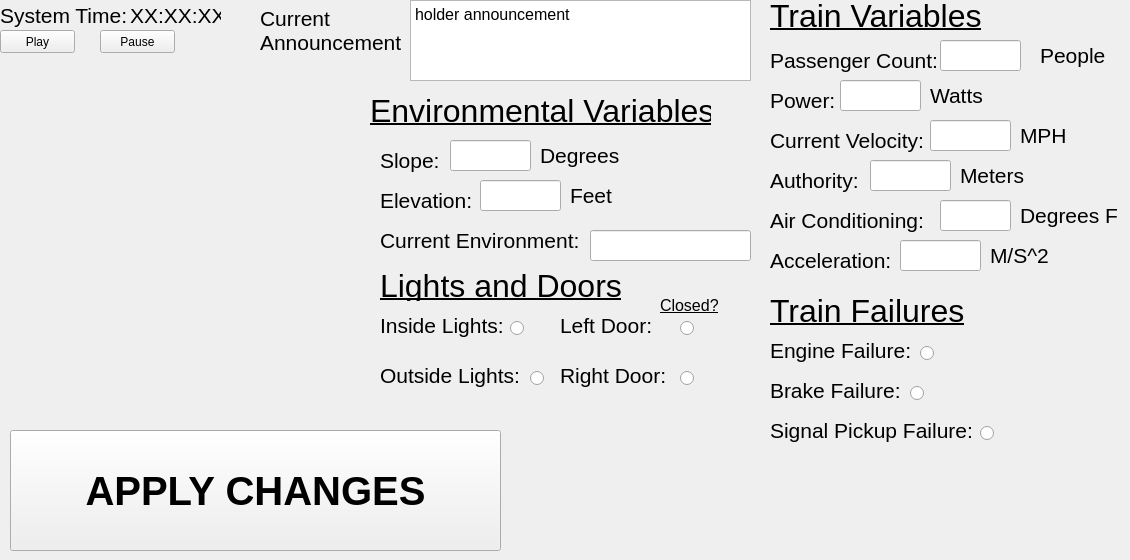
   <widget class="QWidget" name="tab_2">
    <attribute name="title">
     <string>Test Bench</string>
    </attribute>
    <widget class="QPushButton" name="apply_changes_button">
     <property name="geometry">
      <rect>
       <x>10</x>
       <y>430</y>
       <width>491</width>
       <height>121</height>
      </rect>
     </property>
     <property name="font">
      <font>
       <pointsize>30</pointsize>
       <bold>true</bold>
      </font>
     </property>
     <property name="text">
      <string>APPLY CHANGES</string>
     </property>
    </widget>
    <widget class="QLabel" name="time_label_4">
     <property name="geometry">
      <rect>
       <x>0</x>
       <y>0</y>
       <width>131</width>
       <height>31</height>
      </rect>
     </property>
     <property name="font">
      <font>
       <pointsize>16</pointsize>
      </font>
     </property>
     <property name="text">
      <string>System Time: </string>
     </property>
    </widget>
    <widget class="QLabel" name="sys_time_test">
     <property name="geometry">
      <rect>
       <x>130</x>
       <y>0</y>
       <width>91</width>
       <height>31</height>
      </rect>
     </property>
     <property name="font">
      <font>
       <pointsize>16</pointsize>
      </font>
     </property>
     <property name="text">
      <string>XX:XX:XX</string>
     </property>
    </widget>
    <widget class="QPushButton" name="play_button_4">
     <property name="geometry">
      <rect>
       <x>0</x>
       <y>30</y>
       <width>75</width>
       <height>23</height>
      </rect>
     </property>
     <property name="text">
      <string>Play</string>
     </property>
    </widget>
    <widget class="QPushButton" name="pause_button_4">
     <property name="geometry">
      <rect>
       <x>100</x>
       <y>30</y>
       <width>75</width>
       <height>23</height>
      </rect>
     </property>
     <property name="text">
      <string>Pause</string>
     </property>
    </widget>
    <widget class="QLabel" name="announcement_label_4">
     <property name="geometry">
      <rect>
       <x>260</x>
       <y>0</y>
       <width>141</width>
       <height>61</height>
      </rect>
     </property>
     <property name="font">
      <font>
       <pointsize>16</pointsize>
       <bold>false</bold>
      </font>
     </property>
     <property name="text">
      <string>Current 
Announcement</string>
     </property>
    </widget>
    <widget class="QTextBrowser" name="announcement_4">
     <property name="geometry">
      <rect>
       <x>410</x>
       <y>0</y>
       <width>341</width>
       <height>81</height>
      </rect>
     </property>
     <property name="html">
      <string>&lt;!DOCTYPE HTML PUBLIC &quot;-//W3C//DTD HTML 4.0//EN&quot; &quot;http://www.w3.org/TR/REC-html40/strict.dtd&quot;&gt;
&lt;html&gt;&lt;head&gt;&lt;meta name=&quot;qrichtext&quot; content=&quot;1&quot; /&gt;&lt;meta charset=&quot;utf-8&quot; /&gt;&lt;style type=&quot;text/css&quot;&gt;
p, li { white-space: pre-wrap; }
hr { height: 1px; border-width: 0; }
li.unchecked::marker { content: &quot;\2610&quot;; }
li.checked::marker { content: &quot;\2612&quot;; }
&lt;/style&gt;&lt;/head&gt;&lt;body style=&quot; font-family:'Segoe UI'; font-size:9pt; font-weight:400; font-style:normal;&quot;&gt;
&lt;p style=&quot; margin-top:0px; margin-bottom:0px; margin-left:0px; margin-right:0px; -qt-block-indent:0; text-indent:0px;&quot;&gt;&lt;span style=&quot; font-family:'MS Shell Dlg 2'; font-size:12pt;&quot;&gt;holder announcement&lt;/span&gt;&lt;/p&gt;&lt;/body&gt;&lt;/html&gt;</string>
     </property>
    </widget>
    <widget class="QLabel" name="train_vars_title_4">
     <property name="geometry">
      <rect>
       <x>770</x>
       <y>0</y>
       <width>211</width>
       <height>31</height>
      </rect>
     </property>
     <property name="font">
      <font>
       <pointsize>24</pointsize>
       <underline>true</underline>
      </font>
     </property>
     <property name="text">
      <string>Train Variables</string>
     </property>
    </widget>
    <widget class="QLabel" name="signal_pickup_failure_title_6">
     <property name="geometry">
      <rect>
       <x>770</x>
       <y>415</y>
       <width>201</width>
       <height>31</height>
      </rect>
     </property>
     <property name="font">
      <font>
       <pointsize>16</pointsize>
      </font>
     </property>
     <property name="text">
      <string>Signal Pickup Failure:</string>
     </property>
    </widget>
    <widget class="QLabel" name="curr_environment_label_6">
     <property name="geometry">
      <rect>
       <x>380</x>
       <y>225</y>
       <width>201</width>
       <height>31</height>
      </rect>
     </property>
     <property name="font">
      <font>
       <pointsize>16</pointsize>
      </font>
     </property>
     <property name="text">
      <string>Current Environment:</string>
     </property>
    </widget>
    <widget class="QLabel" name="elevation_label_6">
     <property name="geometry">
      <rect>
       <x>380</x>
       <y>185</y>
       <width>91</width>
       <height>31</height>
      </rect>
     </property>
     <property name="font">
      <font>
       <pointsize>16</pointsize>
      </font>
     </property>
     <property name="text">
      <string>Elevation:</string>
     </property>
    </widget>
    <widget class="QLabel" name="acceleration_label_6">
     <property name="geometry">
      <rect>
       <x>770</x>
       <y>245</y>
       <width>121</width>
       <height>31</height>
      </rect>
     </property>
     <property name="font">
      <font>
       <pointsize>16</pointsize>
      </font>
     </property>
     <property name="text">
      <string>Acceleration:</string>
     </property>
    </widget>
    <widget class="QLabel" name="passenger_count_label_6">
     <property name="geometry">
      <rect>
       <x>770</x>
       <y>45</y>
       <width>171</width>
       <height>31</height>
      </rect>
     </property>
     <property name="font">
      <font>
       <pointsize>16</pointsize>
      </font>
     </property>
     <property name="text">
      <string>Passenger Count: </string>
     </property>
    </widget>
    <widget class="QRadioButton" name="enginer_failure_input">
     <property name="geometry">
      <rect>
       <x>920</x>
       <y>345</y>
       <width>16</width>
       <height>16</height>
      </rect>
     </property>
     <property name="text">
      <string/>
     </property>
    </widget>
    <widget class="QLabel" name="current_velocity_label_6">
     <property name="geometry">
      <rect>
       <x>770</x>
       <y>125</y>
       <width>161</width>
       <height>31</height>
      </rect>
     </property>
     <property name="font">
      <font>
       <pointsize>16</pointsize>
      </font>
     </property>
     <property name="text">
      <string>Current Velocity:</string>
     </property>
    </widget>
    <widget class="QLabel" name="enviromental_vars_title_11">
     <property name="geometry">
      <rect>
       <x>380</x>
       <y>270</y>
       <width>241</width>
       <height>31</height>
      </rect>
     </property>
     <property name="font">
      <font>
       <pointsize>24</pointsize>
       <underline>true</underline>
      </font>
     </property>
     <property name="text">
      <string>Lights and Doors</string>
     </property>
    </widget>
    <widget class="QLabel" name="inside_light_label_6">
     <property name="geometry">
      <rect>
       <x>380</x>
       <y>310</y>
       <width>131</width>
       <height>31</height>
      </rect>
     </property>
     <property name="font">
      <font>
       <pointsize>16</pointsize>
      </font>
     </property>
     <property name="text">
      <string>Inside Lights:</string>
     </property>
    </widget>
    <widget class="QLabel" name="slope_label_6">
     <property name="geometry">
      <rect>
       <x>380</x>
       <y>145</y>
       <width>61</width>
       <height>31</height>
      </rect>
     </property>
     <property name="font">
      <font>
       <pointsize>16</pointsize>
      </font>
     </property>
     <property name="text">
      <string>Slope:</string>
     </property>
    </widget>
    <widget class="QLabel" name="outside_light_label_6">
     <property name="geometry">
      <rect>
       <x>380</x>
       <y>360</y>
       <width>141</width>
       <height>31</height>
      </rect>
     </property>
     <property name="font">
      <font>
       <pointsize>16</pointsize>
      </font>
     </property>
     <property name="text">
      <string>Outside Lights:</string>
     </property>
    </widget>
    <widget class="QLabel" name="power_label_6">
     <property name="geometry">
      <rect>
       <x>770</x>
       <y>85</y>
       <width>71</width>
       <height>31</height>
      </rect>
     </property>
     <property name="font">
      <font>
       <pointsize>16</pointsize>
      </font>
     </property>
     <property name="text">
      <string>Power:</string>
     </property>
    </widget>
    <widget class="QLabel" name="train_failures_title_6">
     <property name="geometry">
      <rect>
       <x>770</x>
       <y>295</y>
       <width>201</width>
       <height>31</height>
      </rect>
     </property>
     <property name="font">
      <font>
       <pointsize>24</pointsize>
       <underline>true</underline>
      </font>
     </property>
     <property name="text">
      <string>Train Failures</string>
     </property>
    </widget>
    <widget class="QRadioButton" name="right_door_input">
     <property name="geometry">
      <rect>
       <x>680</x>
       <y>370</y>
       <width>16</width>
       <height>16</height>
      </rect>
     </property>
     <property name="text">
      <string/>
     </property>
    </widget>
    <widget class="QRadioButton" name="signal_pickup_input">
     <property name="geometry">
      <rect>
       <x>980</x>
       <y>425</y>
       <width>16</width>
       <height>16</height>
      </rect>
     </property>
     <property name="text">
      <string/>
     </property>
    </widget>
    <widget class="QRadioButton" name="inside_light_input">
     <property name="geometry">
      <rect>
       <x>510</x>
       <y>320</y>
       <width>16</width>
       <height>16</height>
      </rect>
     </property>
     <property name="text">
      <string/>
     </property>
    </widget>
    <widget class="QRadioButton" name="outside_light_input">
     <property name="geometry">
      <rect>
       <x>530</x>
       <y>370</y>
       <width>16</width>
       <height>16</height>
      </rect>
     </property>
     <property name="text">
      <string/>
     </property>
    </widget>
    <widget class="QLabel" name="enviromental_vars_title_12">
     <property name="geometry">
      <rect>
       <x>370</x>
       <y>95</y>
       <width>341</width>
       <height>31</height>
      </rect>
     </property>
     <property name="font">
      <font>
       <pointsize>24</pointsize>
       <underline>true</underline>
      </font>
     </property>
     <property name="text">
      <string>Environmental Variables</string>
     </property>
    </widget>
    <widget class="QLabel" name="brake_failure_label_6">
     <property name="geometry">
      <rect>
       <x>770</x>
       <y>375</y>
       <width>131</width>
       <height>31</height>
      </rect>
     </property>
     <property name="font">
      <font>
       <pointsize>16</pointsize>
      </font>
     </property>
     <property name="text">
      <string>Brake Failure:</string>
     </property>
    </widget>
    <widget class="QRadioButton" name="brake_failure_input">
     <property name="geometry">
      <rect>
       <x>910</x>
       <y>385</y>
       <width>16</width>
       <height>16</height>
      </rect>
     </property>
     <property name="text">
      <string/>
     </property>
    </widget>
    <widget class="QLabel" name="left_door_label_6">
     <property name="geometry">
      <rect>
       <x>560</x>
       <y>310</y>
       <width>111</width>
       <height>31</height>
      </rect>
     </property>
     <property name="font">
      <font>
       <pointsize>16</pointsize>
      </font>
     </property>
     <property name="text">
      <string>Left Door:</string>
     </property>
    </widget>
    <widget class="QRadioButton" name="left_door_input">
     <property name="geometry">
      <rect>
       <x>680</x>
       <y>320</y>
       <width>16</width>
       <height>16</height>
      </rect>
     </property>
     <property name="text">
      <string/>
     </property>
    </widget>
    <widget class="QLabel" name="authority_label_6">
     <property name="geometry">
      <rect>
       <x>770</x>
       <y>165</y>
       <width>101</width>
       <height>31</height>
      </rect>
     </property>
     <property name="font">
      <font>
       <pointsize>16</pointsize>
      </font>
     </property>
     <property name="text">
      <string>Authority:</string>
     </property>
    </widget>
    <widget class="QLabel" name="closed_door_text_6">
     <property name="geometry">
      <rect>
       <x>660</x>
       <y>295</y>
       <width>61</width>
       <height>21</height>
      </rect>
     </property>
     <property name="font">
      <font>
       <pointsize>12</pointsize>
       <underline>true</underline>
      </font>
     </property>
     <property name="text">
      <string>Closed?</string>
     </property>
    </widget>
    <widget class="QLabel" name="engine_failure_label_6">
     <property name="geometry">
      <rect>
       <x>770</x>
       <y>335</y>
       <width>151</width>
       <height>31</height>
      </rect>
     </property>
     <property name="font">
      <font>
       <pointsize>16</pointsize>
      </font>
     </property>
     <property name="text">
      <string>Engine Failure:</string>
     </property>
    </widget>
    <widget class="QLabel" name="air_conditioning_label_6">
     <property name="geometry">
      <rect>
       <x>770</x>
       <y>205</y>
       <width>161</width>
       <height>31</height>
      </rect>
     </property>
     <property name="font">
      <font>
       <pointsize>16</pointsize>
      </font>
     </property>
     <property name="text">
      <string>Air Conditioning:</string>
     </property>
    </widget>
    <widget class="QLabel" name="right_door_label_6">
     <property name="geometry">
      <rect>
       <x>560</x>
       <y>360</y>
       <width>111</width>
       <height>31</height>
      </rect>
     </property>
     <property name="font">
      <font>
       <pointsize>16</pointsize>
      </font>
     </property>
     <property name="text">
      <string>Right Door:</string>
     </property>
    </widget>
    <widget class="QLineEdit" name="passenge_input">
     <property name="geometry">
      <rect>
       <x>940</x>
       <y>40</y>
       <width>81</width>
       <height>31</height>
      </rect>
     </property>
     <property name="font">
      <font>
       <pointsize>16</pointsize>
      </font>
     </property>
    </widget>
    <widget class="QLineEdit" name="power_input">
     <property name="geometry">
      <rect>
       <x>840</x>
       <y>80</y>
       <width>81</width>
       <height>31</height>
      </rect>
     </property>
     <property name="font">
      <font>
       <pointsize>16</pointsize>
      </font>
     </property>
    </widget>
    <widget class="QLineEdit" name="velocity_input">
     <property name="geometry">
      <rect>
       <x>930</x>
       <y>120</y>
       <width>81</width>
       <height>31</height>
      </rect>
     </property>
     <property name="font">
      <font>
       <pointsize>16</pointsize>
      </font>
     </property>
    </widget>
    <widget class="QLineEdit" name="authhority_input">
     <property name="geometry">
      <rect>
       <x>870</x>
       <y>160</y>
       <width>81</width>
       <height>31</height>
      </rect>
     </property>
     <property name="font">
      <font>
       <pointsize>16</pointsize>
      </font>
     </property>
    </widget>
    <widget class="QLineEdit" name="ac_input">
     <property name="geometry">
      <rect>
       <x>940</x>
       <y>200</y>
       <width>71</width>
       <height>31</height>
      </rect>
     </property>
     <property name="font">
      <font>
       <pointsize>16</pointsize>
      </font>
     </property>
    </widget>
    <widget class="QLineEdit" name="acceleration_input">
     <property name="geometry">
      <rect>
       <x>900</x>
       <y>240</y>
       <width>81</width>
       <height>31</height>
      </rect>
     </property>
     <property name="font">
      <font>
       <pointsize>16</pointsize>
      </font>
     </property>
    </widget>
    <widget class="QLineEdit" name="environment_input">
     <property name="geometry">
      <rect>
       <x>590</x>
       <y>230</y>
       <width>161</width>
       <height>31</height>
      </rect>
     </property>
     <property name="font">
      <font>
       <pointsize>16</pointsize>
      </font>
     </property>
    </widget>
    <widget class="QLineEdit" name="elevation_input">
     <property name="geometry">
      <rect>
       <x>480</x>
       <y>180</y>
       <width>81</width>
       <height>31</height>
      </rect>
     </property>
     <property name="font">
      <font>
       <pointsize>16</pointsize>
      </font>
     </property>
    </widget>
    <widget class="QLineEdit" name="slope_input">
     <property name="geometry">
      <rect>
       <x>450</x>
       <y>140</y>
       <width>81</width>
       <height>31</height>
      </rect>
     </property>
     <property name="font">
      <font>
       <pointsize>16</pointsize>
      </font>
     </property>
    </widget>
    <widget class="QLabel" name="label">
     <property name="geometry">
      <rect>
       <x>540</x>
       <y>140</y>
       <width>91</width>
       <height>31</height>
      </rect>
     </property>
     <property name="font">
      <font>
       <pointsize>16</pointsize>
      </font>
     </property>
     <property name="text">
      <string>Degrees</string>
     </property>
    </widget>
    <widget class="QLabel" name="label_2">
     <property name="geometry">
      <rect>
       <x>570</x>
       <y>180</y>
       <width>91</width>
       <height>31</height>
      </rect>
     </property>
     <property name="font">
      <font>
       <pointsize>16</pointsize>
      </font>
     </property>
     <property name="text">
      <string>Feet</string>
     </property>
    </widget>
    <widget class="QLabel" name="label_3">
     <property name="geometry">
      <rect>
       <x>990</x>
       <y>240</y>
       <width>91</width>
       <height>31</height>
      </rect>
     </property>
     <property name="font">
      <font>
       <pointsize>16</pointsize>
      </font>
     </property>
     <property name="text">
      <string>M/S^2</string>
     </property>
    </widget>
    <widget class="QLabel" name="label_4">
     <property name="geometry">
      <rect>
       <x>1020</x>
       <y>200</y>
       <width>101</width>
       <height>31</height>
      </rect>
     </property>
     <property name="font">
      <font>
       <pointsize>16</pointsize>
      </font>
     </property>
     <property name="text">
      <string>Degrees F</string>
     </property>
    </widget>
    <widget class="QLabel" name="label_5">
     <property name="geometry">
      <rect>
       <x>960</x>
       <y>160</y>
       <width>91</width>
       <height>31</height>
      </rect>
     </property>
     <property name="font">
      <font>
       <pointsize>16</pointsize>
      </font>
     </property>
     <property name="text">
      <string>Meters</string>
     </property>
    </widget>
    <widget class="QLabel" name="label_6">
     <property name="geometry">
      <rect>
       <x>1040</x>
       <y>40</y>
       <width>81</width>
       <height>31</height>
      </rect>
     </property>
     <property name="font">
      <font>
       <pointsize>16</pointsize>
      </font>
     </property>
     <property name="text">
      <string>People</string>
     </property>
    </widget>
    <widget class="QLabel" name="label_7">
     <property name="geometry">
      <rect>
       <x>930</x>
       <y>80</y>
       <width>91</width>
       <height>31</height>
      </rect>
     </property>
     <property name="font">
      <font>
       <pointsize>16</pointsize>
      </font>
     </property>
     <property name="text">
      <string>Watts</string>
     </property>
    </widget>
    <widget class="QLabel" name="label_8">
     <property name="geometry">
      <rect>
       <x>1020</x>
       <y>120</y>
       <width>91</width>
       <height>31</height>
      </rect>
     </property>
     <property name="font">
      <font>
       <pointsize>16</pointsize>
      </font>
     </property>
     <property name="text">
      <string>MPH</string>
     </property>
    </widget>
   </widget>
